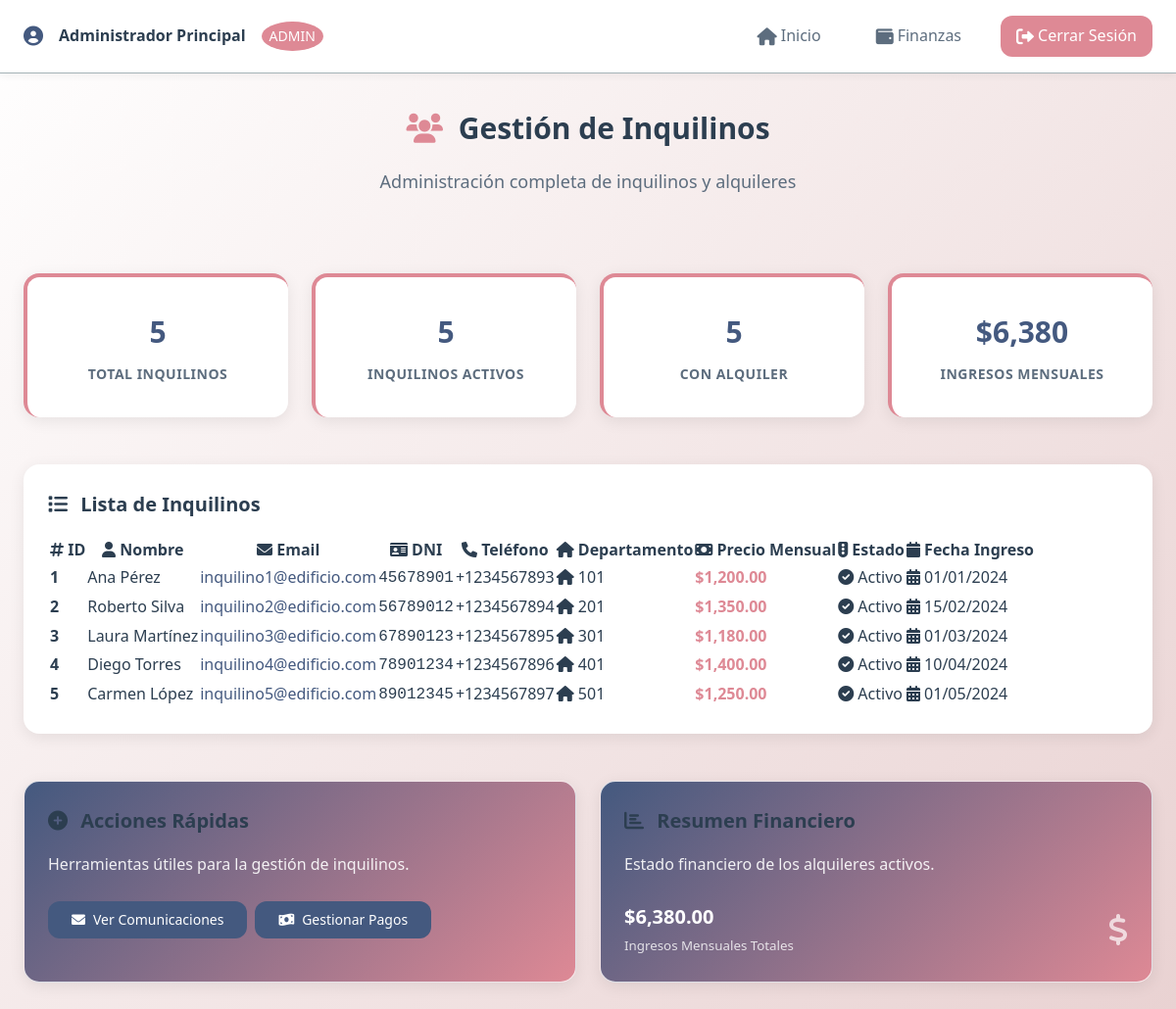
/views/admin/inquilinos.php (signed in), run on the app's committed database.
### tables this page shows
CREATE TABLE `inquilinos` (
  `id` bigint(20) UNSIGNED NOT NULL,
  `user_id` bigint(20) UNSIGNED NOT NULL,
  `dni` varchar(20) NOT NULL,
  `telefono` varchar(20) DEFAULT NULL,
  `direccion` text DEFAULT NULL,
  `fecha_ingreso` date DEFAULT NULL,
  `estado` enum('activo','inactivo') NOT NULL DEFAULT 'activo',
  `created_at` timestamp NULL DEFAULT NULL,
  `updated_at` timestamp NULL DEFAULT NULL
);

CREATE TABLE `users` (
  `id` bigint(20) UNSIGNED NOT NULL,
  `name` varchar(255) NOT NULL,
  `email` varchar(255) NOT NULL,
  `email_verified_at` timestamp NULL DEFAULT NULL,
  `password` varchar(255) NOT NULL,
  `role` enum('admin','empleado','inquilino') NOT NULL DEFAULT 'inquilino',
  `remember_token` varchar(100) DEFAULT NULL,
  `password_reset_token` varchar(255) DEFAULT NULL,
  `password_reset_expires` timestamp NULL DEFAULT NULL,
  `failed_login_attempts` int(11) DEFAULT 0,
  `locked_until` timestamp NULL DEFAULT NULL,
  `last_failed_login` timestamp NULL DEFAULT NULL,
  `password_changed_at` timestamp NULL DEFAULT NULL,
  `account_locked` tinyint(1) DEFAULT 0,
  `created_at` timestamp NULL DEFAULT NULL,
  `updated_at` timestamp NULL DEFAULT NULL,
  `last_login_at` datetime DEFAULT NULL,
  `reset_token` varchar(100) DEFAULT NULL,
  `reset_token_expires` datetime DEFAULT NULL
);

CREATE TABLE `alquileres` (
  `id` bigint(20) UNSIGNED NOT NULL,
  `inquilino_id` bigint(20) UNSIGNED NOT NULL,
  `numero_departamento` varchar(10) NOT NULL,
  `precio_mensual` decimal(10,2) NOT NULL,
  `fecha_inicio` date NOT NULL,
  `fecha_fin` date DEFAULT NULL,
  `deposito` decimal(10,2) DEFAULT NULL,
  `estado` enum('activo','finalizado','suspendido') NOT NULL DEFAULT 'activo',
  `observaciones` text DEFAULT NULL,
  `created_at` timestamp NULL DEFAULT NULL,
  `updated_at` timestamp NULL DEFAULT NULL
);

### views/admin/inquilinos.php (the view, shortened to what this page needs)
<?php
require_once '../../includes/header.php';
$database = new Database();
$db = $database->getConnection();
try {
    $query = "SELECT i.*, u.name, u.email, a.numero_departamento, a.precio_mensual, a.estado as estado_alquiler
              FROM inquilinos i
              JOIN users u ON i.user_id = u.id
              LEFT JOIN alquileres a ON i.id = a.inquilino_id AND a.estado = 'activo'
              ORDER BY i.id";
    $stmt = $db->prepare($query);
    $stmt->execute();
    $inquilinos = $stmt->fetchAll(PDO::FETCH_ASSOC);
} catch (PDOException $e) {
    $error = "Error al obtener inquilinos: " . $e->getMessage();
    $inquilinos = [];
}
?>
<div class="bento-page-header">
    <h1 class="bento-page-title"><i class="fas fa-users"></i> Gestión de Inquilinos</h1>
    <p class="bento-page-subtitle">Administración completa de inquilinos y alquileres</p>
</div>
<div class="bento-stats-grid">
    <div class="bento-stat-card">
        <div class="bento-stat-number"><?php echo count($inquilinos); ?></div>
        <div class="bento-stat-label">Total Inquilinos</div>
    </div>
    <div class="bento-stat-card">
        <div class="bento-stat-number"><?php echo count(array_filter($inquilinos, function($i) { return $i['estado'] == 'activo'; })); ?></div>
        <div class="bento-stat-label">Inquilinos Activos</div>
    </div>
    <div class="bento-stat-card">
        <div class="bento-stat-number"><?php echo count(array_filter($inquilinos, function($i) { return !empty($i['numero_departamento']); })); ?></div>
        <div class="bento-stat-label">Con Alquiler</div>
    </div>
    <div class="bento-stat-card">
        <div class="bento-stat-number">$<?php echo number_format(array_sum(array_map(function($i) { return $i['precio_mensual'] ?? 0; }, $inquilinos)), 0); ?></div>
        <div class="bento-stat-label">Ingresos Mensuales</div>
    </div>
</div>
<div class="bento-card">
    <h3 class="bento-card-title"><i class="fas fa-list"></i> Lista de Inquilinos</h3>
    <?php if (!empty($inquilinos)): ?>
        <div class="table-container">
            <table class="table">
                <thead>
                    <tr>
                        <th><i class="fas fa-hashtag"></i> ID</th>
                        <th><i class="fas fa-user"></i> Nombre</th>
                        <th><i class="fas fa-envelope"></i> Email</th>
                        <th><i class="fas fa-id-card"></i> DNI</th>
                        <th><i class="fas fa-phone"></i> Teléfono</th>
                        <th><i class="fas fa-home"></i> Departamento</th>
                        <th><i class="fas fa-money-bill"></i> Precio Mensual</th>
                        <th><i class="fas fa-traffic-light"></i> Estado</th>
                        <th><i class="fas fa-calendar"></i> Fecha Ingreso</th>
                    </tr>
                </thead>
                <tbody>
                    <?php foreach ($inquilinos as $inquilino): ?>
                        <tr>
                            <td><strong><?php echo $inquilino['id']; ?></strong></td>
                            <td><?php echo htmlspecialchars($inquilino['name']); ?></td>
                            <td>
                                <a href="mailto:<?php echo htmlspecialchars($inquilino['email']); ?>"
                                   class="bento-link-email">
                                    <?php echo htmlspecialchars($inquilino['email']); ?>
                                </a>
                            </td>
                            <td><code><?php echo htmlspecialchars($inquilino['dni']); ?></code></td>
                            <td><?php echo htmlspecialchars($inquilino['telefono'] ?? 'N/A'); ?></td>
                            <td>
                                <?php if ($inquilino['numero_departamento']): ?>
                                    <span class="status-badge status-active">
                                        <i class="fas fa-home"></i> <?php echo htmlspecialchars($inquilino['numero_departamento']); ?>
                                    </span>
                                <?php else: ?>
                                    <span class="status-badge status-pending">Sin asignar</span>
                                <?php endif; ?>
                            </td>
                            <td>
                                <?php if ($inquilino['precio_mensual']): ?>
                                    <strong class="bento-price-green">$<?php echo number_format($inquilino['precio_mensual'], 2); ?></strong>
                                <?php else: ?>
                                    <span class="bento-text-muted">N/A</span>
                                <?php endif; ?>
                            </td>
                            <td>
                                <span class="status-badge <?php echo $inquilino['estado'] == 'activo' ? 'status-active' : 'status-expired'; ?>">
                                    <i class="fas fa-<?php echo $inquilino['estado'] == 'activo' ? 'check-circle' : 'times-circle'; ?>"></i>
                                    <?php echo ucfirst($inquilino['estado']); ?>
                                </span>
                            </td>
                            <td>
                                <?php if ($inquilino['fecha_ingreso']): ?>
                                    <i class="fas fa-calendar-alt"></i> <?php echo date('d/m/Y', strtotime($inquilino['fecha_ingreso'])); ?>
                                <?php else: ?>
                                    <span class="bento-text-muted">N/A</span>
                                <?php endif; ?>
                            </td>
                        </tr>
                    <?php endforeach; ?>
                </tbody>
            </table>
        </div>
    <?php endif; ?>
</div>
<div class="bento-grid bento-actions-grid">
    <div class="bento-card bento-card-actions">
        <h3 class="bento-card-title"><i class="fas fa-plus-circle"></i> Acciones Rápidas</h3>
        <p class="bento-card-description">Herramientas útiles para la gestión de inquilinos.</p>
        <div class="bento-actions-buttons">
            <a href="../shared/comunicaciones.php" class="bento-btn bento-btn-dark">
                <i class="fas fa-envelope"></i> Ver Comunicaciones
            </a>
            <a href="pagos.php" class="bento-btn bento-btn-dark">
                <i class="fas fa-money-bill-wave"></i> Gestionar Pagos
            </a>
        </div>
    </div>
    <div class="bento-card bento-card-finance">
        <h3 class="bento-card-title"><i class="fas fa-chart-bar"></i> Resumen Financiero</h3>
        <p class="bento-card-description">Estado financiero de los alquileres activos.</p>
        <div class="bento-finance-summary">
            <div class="bento-finance-amount">
                <strong>$<?php echo number_format(array_sum(array_map(function($i) { return $i['precio_mensual'] ?? 0; }, $inquilinos)), 2); ?></strong>
                <br><small>Ingresos Mensuales Totales</small>
            </div>
            <i class="fas fa-dollar-sign"></i>
        </div>
    </div>
</div>
<?php require_once '../../includes/footer.php'; ?>

### data on the page
inquilinos: id "1", user.name "Ana Pérez", user.email "inquilino1@edificio.com", dni "45678901", telefono "+1234567893", alquileres.numero_departamento "101", alquileres.precio_mensual "1,200.00", estado "Activo", fecha_ingreso "01/01/2024"
inquilinos: id "2", user.name "Roberto Silva", user.email "inquilino2@edificio.com", dni "56789012", telefono "+1234567894", alquileres.numero_departamento "201", alquileres.precio_mensual "1,350.00", estado "Activo", fecha_ingreso "15/02/2024"
inquilinos: id "3", user.name "Laura Martínez", user.email "inquilino3@edificio.com", dni "67890123", telefono "+1234567895", alquileres.numero_departamento "301", alquileres.precio_mensual "1,180.00", estado "Activo", fecha_ingreso "01/03/2024"
inquilinos: id "4", user.name "Diego Torres", user.email "inquilino4@edificio.com", dni "78901234", telefono "+1234567896", alquileres.numero_departamento "401", alquileres.precio_mensual "1,400.00", estado "Activo", fecha_ingreso "10/04/2024"
inquilinos: id "5", user.name "Carmen López", user.email "inquilino5@edificio.com", dni "89012345", telefono "+1234567897", alquileres.numero_departamento "501", alquileres.precio_mensual "1,250.00", estado "Activo", fecha_ingreso "01/05/2024"

### other printed values
$_SESSION['user_name'] "Administrador Principal"
$_SESSION['role'] "ADMIN"
count($inquilinos) "5"
